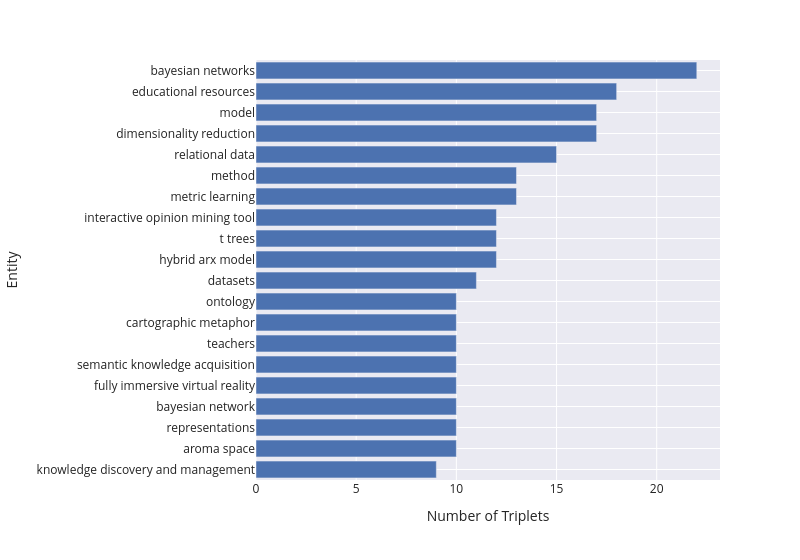

The notebook cell saved with this chart:
### Markdown cell above
- Most frequent entities

### Code cell
fig = px.bar(
    data_frame = node_level['degree'].sort_values(ascending = False).reset_index()[:20][::-1],
    y = "entity",
    x = "degree",
    width = 800,
)

fig.update_layout(xaxis_title = "Number of Triplets", yaxis_title = "Entity")
save_fig(fig, 'top_10_most_frequent_entities.svg')
show(fig)

### Figure 1 — Plotly figure (JSON) as saved in the notebook; plotly's stock layout.template omitted (floating-point values rounded to 4 significant figures)
{"data": [{"hovertemplate": "degree=%{x}<br>entity=%{y}<extra></extra>", "legendgroup": "", "marker": {"color": "rgb(76,114,176)", "pattern": {"shape": ""}}, "name": "", "orientation": "h", "showlegend": false, "textposition": "auto", "type": "bar", "x": [9, 10, 10, 10, 10, 10, 10, 10, 10, 11, 12, 12, 12, 13, 13, 15, 17, 17, 18, 22], "xaxis": "x", "y": ["knowledge discovery and management", "aroma space", "representations", "bayesian network", "fully immersive virtual reality", "semantic knowledge acquisition", "teachers", "cartographic metaphor", "ontology", "datasets", "hybrid arx model", "t trees", "interactive opinion mining tool", "metric learning", "method", "relational data", "dimensionality reduction", "model", "educational resources", "bayesian networks"], "yaxis": "y"}], "layout": {"barmode": "relative", "font": {"size": 12}, "legend": {"tracegroupgap": 0}, "margin": {"t": 60}, "width": 800, "xaxis": {"anchor": "y", "domain": [0, 1], "title": {"text": "Number of Triplets"}}, "yaxis": {"anchor": "x", "domain": [0, 1], "title": {"text": "Entity"}}}}
